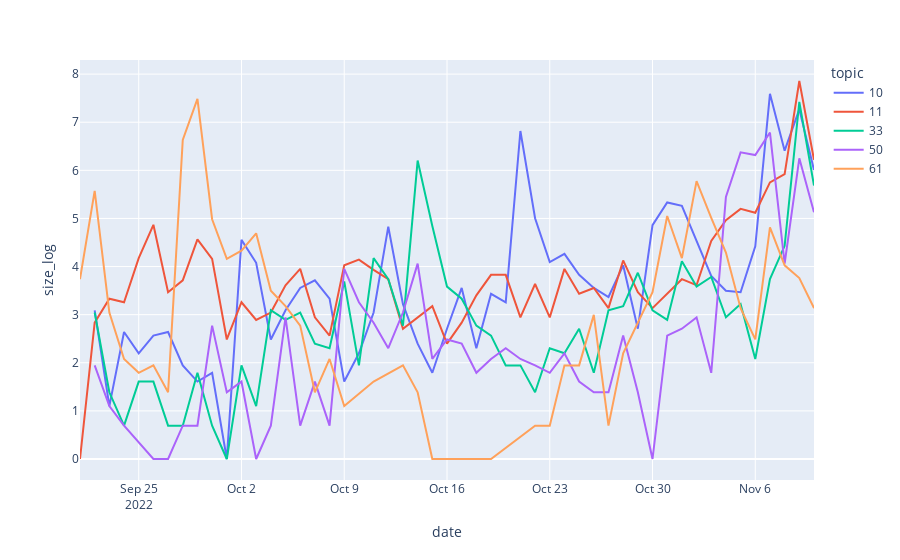

The code cell stored with this chart in its notebook:
### Code cell
# Some topics with really high variance in popularity day-to-day
fig = px.line(grouped_tweets, x = 'date', y = 'size_log', color = 'topic')
fig.show()
